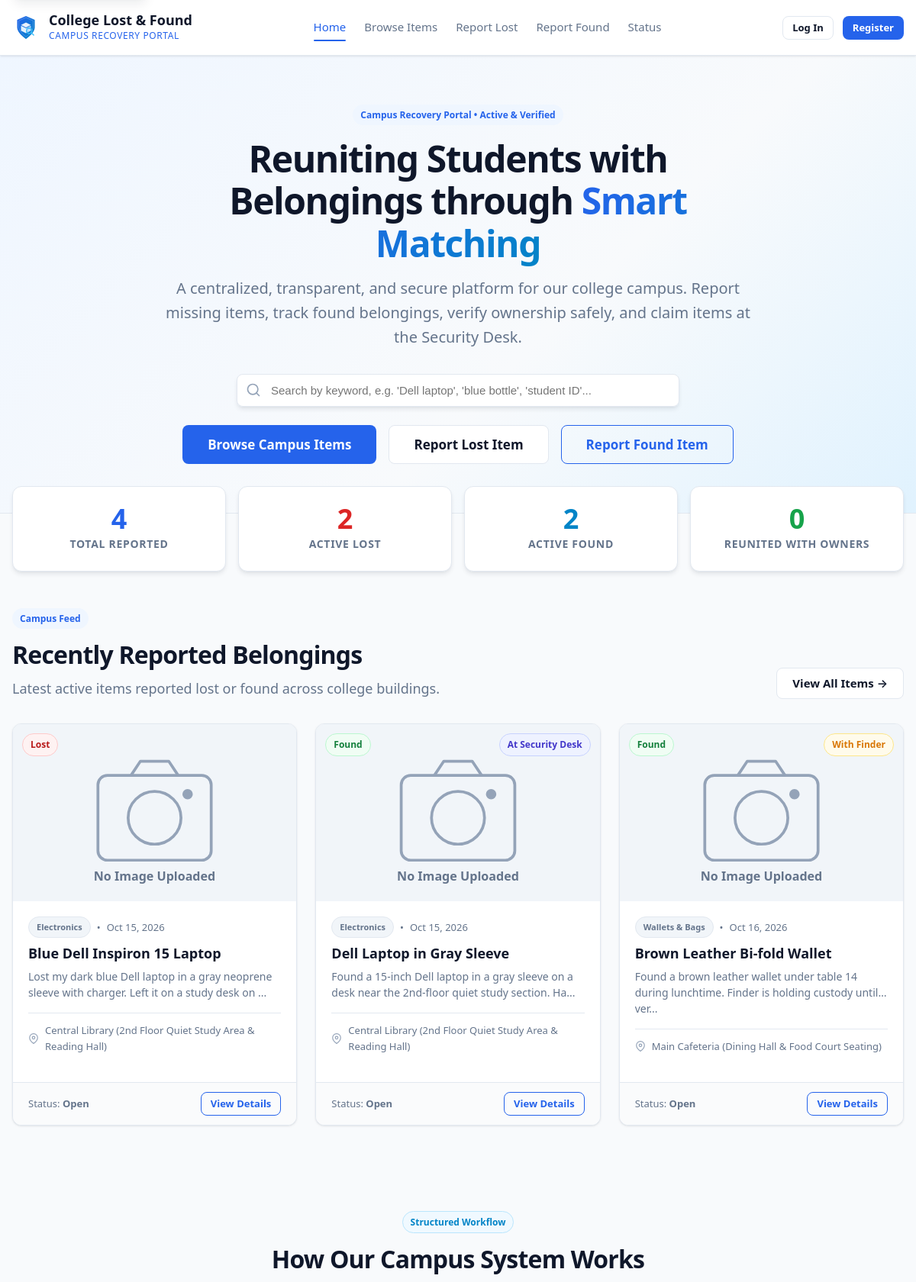
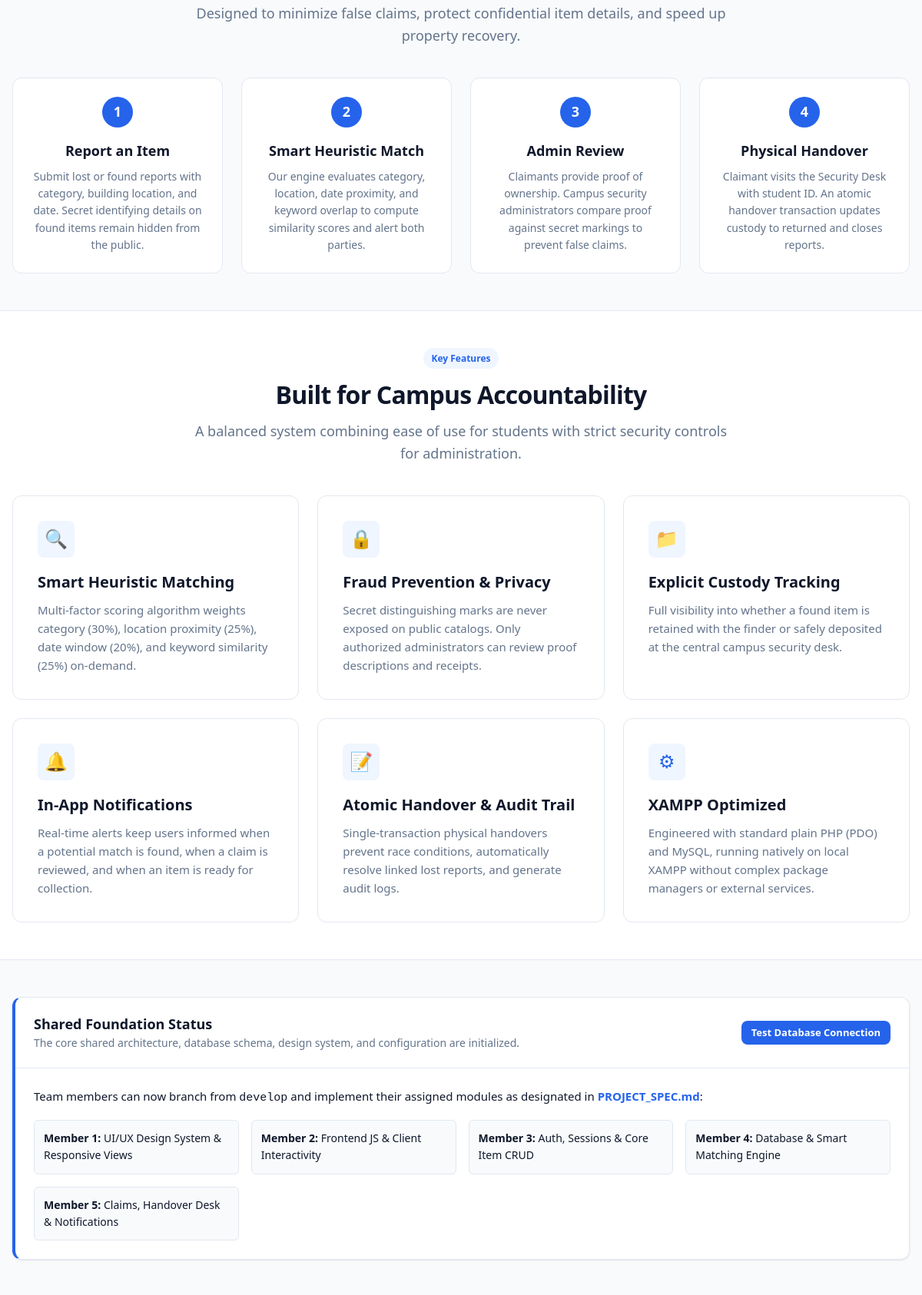
The page / (upper part) on the database its author committed (2 pictures, top to bottom).
### tables this page shows
CREATE TABLE items (
    id INT UNSIGNED AUTO_INCREMENT PRIMARY KEY,
    user_id INT UNSIGNED NOT NULL,
    item_type ENUM('lost', 'found') NOT NULL,
    category_id INT UNSIGNED NOT NULL,
    location_id INT UNSIGNED NOT NULL,
    title VARCHAR(120) NOT NULL,
    description TEXT NOT NULL,
    identifying_features TEXT NULL COMMENT 'Private verification features - STRICTLY HIDDEN FROM PUBLIC',
    incident_date DATE NOT NULL COMMENT 'Date lost or date found',
    incident_time TIME NULL,
    image_path VARCHAR(255) NULL,
    custody_status ENUM('with_finder', 'submitted_to_security', 'returned_to_owner', 'not_applicable') NOT NULL DEFAULT 'not_applicable',
    status ENUM('open', 'pending_claim', 'claimed', 'closed', 'rejected') NOT NULL DEFAULT 'open',
    created_at TIMESTAMP DEFAULT CURRENT_TIMESTAMP,
    updated_at TIMESTAMP DEFAULT CURRENT_TIMESTAMP ON UPDATE CURRENT_TIMESTAMP,
    CONSTRAINT fk_items_user FOREIGN KEY (user_id) REFERENCES users (id) ON DELETE CASCADE,
    CONSTRAINT fk_items_category FOREIGN KEY (category_id) REFERENCES categories (id) ON DELETE RESTRICT,
    CONSTRAINT fk_items_location FOREIGN KEY (location_id) REFERENCES locations (id) ON DELETE RESTRICT,
    INDEX idx_items_type_status (item_type, status),
    INDEX idx_items_custody (custody_status),
    INDEX idx_items_date (incident_date),
    INDEX idx_items_cat_loc (category_id, location_id),
    FULLTEXT INDEX ft_item_search (title, description)
);

CREATE TABLE categories (
    id INT UNSIGNED AUTO_INCREMENT PRIMARY KEY,
    name VARCHAR(50) NOT NULL UNIQUE,
    icon VARCHAR(50) NOT NULL DEFAULT 'fa-box',
    description VARCHAR(255) NULL,
    created_at TIMESTAMP DEFAULT CURRENT_TIMESTAMP
);

CREATE TABLE locations (
    id INT UNSIGNED AUTO_INCREMENT PRIMARY KEY,
    campus_zone VARCHAR(60) NOT NULL COMMENT 'e.g. North Campus, Engineering Block',
    building VARCHAR(80) NOT NULL COMMENT 'e.g. Central Library, Science Complex',
    specific_area VARCHAR(100) NULL COMMENT 'e.g. 2nd Floor Reading Room, Lab 102',
    created_at TIMESTAMP DEFAULT CURRENT_TIMESTAMP,
    INDEX idx_building (building)
);

### index.php (the view, shortened to what the rows shown need)
<?php
require_once __DIR__ . '/includes/functions.php';
try {
    $pdo = get_db_connection();
    $recentItemsStmt = $pdo->query(
        "SELECT i.id, i.item_type, i.title, i.description, i.incident_date, i.custody_status, i.image_path,
                c.name AS category_name, l.building, l.specific_area
         FROM items i
         JOIN categories c ON i.category_id = c.id
         JOIN locations l ON i.location_id = l.id
         WHERE i.status = 'open'
         ORDER BY i.created_at DESC
         LIMIT 3"
    );
    $recentItems = $recentItemsStmt->fetchAll(PDO::FETCH_ASSOC);
} catch (Throwable $e) {
    $recentItems = [];
}
require_once __DIR__ . '/includes/header.php';
?>
<section class="hero">
    <div class="container">
        <div class="hero-content">
            <h1 class="hero-title">
                Reuniting Students with Belongings through <span class="highlight">Smart Matching</span>
            </h1>
        </div>
    </div>
</section>
<section class="section" style="padding-top: var(--space-12); padding-bottom: var(--space-8);">
    <div class="container">
        <div style="display: flex; align-items: flex-end; justify-content: space-between; margin-bottom: var(--space-8); flex-wrap: wrap; gap: var(--space-4);">
            <div>
                <h2 class="section-title" style="text-align: left; margin-bottom: 0;">Recently Reported Belongings</h2>
            </div>
        </div>
        <?php if (!empty($recentItems)): ?>
            <div class="items-grid">
                <?php foreach ($recentItems as $item): ?>
                    <article class="item-card">
                        <div class="item-card-media">
                            <div class="item-card-badges">
                                <span class="badge badge-<?= $item['item_type'] === 'lost' ? 'lost' : 'found' ?>">
                                </span>
                                <?php if ($item['item_type'] === 'found'): ?>
                                    <?php if ($item['custody_status'] === 'submitted_to_security'): ?>
                                        <span class="badge badge-custody-security">At Security Desk</span>
                                    <?php elseif ($item['custody_status'] === 'with_finder'): ?>
                                        <span class="badge badge-custody-finder">With Finder</span>
                                    <?php elseif ($item['custody_status'] === 'returned_to_owner'): ?>
                                        <span class="badge badge-custody-returned">Returned</span>
                                    <?php endif; ?>
                                <?php endif; ?>
                            </div>
                            <img src="<?= !empty($item['image_path']) ? url('uploads/items/' . e($item['image_path'])) : url('assets/images/default-item.svg') ?>"
                                 alt="<?= e($item['title']) ?>"
                                 loading="lazy">
                        </div>
                        <div class="item-card-body">
                            <div class="item-card-meta-top">
                                <span class="badge badge-secondary" style="font-size: 0.6875rem;">
                                    <?= e($item['category_name']) ?>
                                </span>
                                <span>&bull;</span>
                                <time datetime="<?= e($item['incident_date']) ?>"><?= format_date($item['incident_date']) ?></time>
                            </div>
                            <h3 class="item-card-title">
                                <a href="<?= url('item-details.php?id=' . $item['id']) ?>">
                                    <?= e($item['title']) ?>
                                </a>
                            </h3>
                            <p class="item-card-desc">
                                <?= e(mb_strimwidth($item['description'], 0, 100, '...')) ?>
                            </p>
                            <div class="item-card-meta-list">
                                <div class="item-card-meta-item">
                                    <svg width="14" height="14" viewBox="0 0 24 24" fill="none" stroke="currentColor" stroke-width="2" stroke-linecap="round" stroke-linejoin="round" aria-hidden="true">
                                        <path d="M21 10c0 7-9 13-9 13s-9-6-9-13a9 9 0 0 1 18 0z"></path>
                                        <circle cx="12" cy="10" r="3"></circle>
                                    </svg>
                                    <span><?= e($item['building']) ?><?= !empty($item['specific_area']) ? ' (' . e($item['specific_area']) . ')' : '' ?></span>
                                </div>
                            </div>
                        </div>
                        <div class="item-card-footer">
                            <span style="font-size: 0.8125rem; color: var(--color-text-muted);">
                                Status: <strong>Open</strong>
                            </span>
                            <a href="<?= url('item-details.php?id=' . $item['id']) ?>" class="btn btn-outline btn-sm">
                                View Details
                            </a>
                        </div>
                    </article>
                <?php endforeach; ?>
            </div>
        <?php endif; ?>
    </div>
</section>
<section class="section">
    <div class="container">
        <div class="section-title-wrap">
            <h2 class="section-title">How Our Campus System Works</h2>
        </div>
    </div>
</section>
<section class="section" style="background-color: var(--color-surface); border-top: 1px solid var(--color-border); border-bottom: 1px solid var(--color-border);">
    <div class="container">
        <div class="section-title-wrap">
            <h2 class="section-title">Built for Campus Accountability</h2>
        </div>
    </div>
</section>
<?php require_once __DIR__ . '/includes/footer.php'; ?>

### rows shown on the page
items: category.name "Electronics", incident_date "Oct 15, 2026", title "Blue Dell Inspiron 15 Laptop", description "Lost my dark blue Dell laptop in a gray neoprene sleeve with charger. Left it on a study desk on ...", location.building "Central Library", location.specific_area "2nd Floor Quiet Study Area & Reading Hall"
items: category.name "Electronics", incident_date "Oct 15, 2026", title "Dell Laptop in Gray Sleeve", description "Found a 15-inch Dell laptop in a gray sleeve on a desk near the 2nd-floor quiet study section. Ha...", location.building "Central Library", location.specific_area "2nd Floor Quiet Study Area & Reading Hall"
items: category.name "Wallets & Bags", incident_date "Oct 16, 2026", title "Brown Leather Bi-fold Wallet", description "Found a brown leather wallet under table 14 during lunchtime. Finder is holding custody until ver...", location.building "Main Cafeteria", location.specific_area "Dining Hall & Food Court Seating"

### other values the page prints
APP_SHORT_NAME "College Lost & Found"
$stats['total_items'] "4"
$stats['active_lost'] "2"
$stats['active_found'] "2"
$stats['claimed'] "0"
